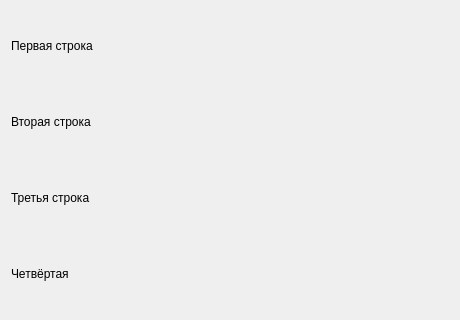
<?xml version="1.0" encoding="UTF-8"?>
<ui version="4.0"><class>Dialog</class><widget class="QDialog" name="Dialog"><property name="geometry"><rect><x>0</x><y>0</y><width>460</width><height>320</height></rect></property><property name="windowTitle"><string>#011 vbox/96_labels_only</string></property><layout class="QVBoxLayout" name="verticalLayout"><property name="leftMargin"><number>11</number></property><property name="topMargin"><number>11</number></property><property name="rightMargin"><number>11</number></property><property name="bottomMargin"><number>11</number></property><property name="spacing"><number>6</number></property><item><widget class="QLabel" name="l1"><property name="text"><string>Первая строка</string></property></widget></item><item><widget class="QLabel" name="l2"><property name="text"><string>Вторая строка</string></property></widget></item><item><widget class="QLabel" name="l3"><property name="text"><string>Третья строка</string></property></widget></item><item><widget class="QLabel" name="l4"><property name="text"><string>Четвёртая</string></property></widget></item></layout></widget></ui>
